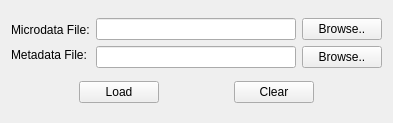
<ui version="4.0" >
 <class>myOpenfileClass</class>
 <widget class="QWidget" name="myOpenfileClass" >
  <property name="geometry" >
   <rect>
    <x>0</x>
    <y>0</y>
    <width>393</width>
    <height>123</height>
   </rect>
  </property>
  <property name="windowTitle" >
   <string>Load file..</string>
  </property>
  <property name="windowIcon" >
   <iconset>
    <normaloff>cornell-bigred.png</normaloff>cornell-bigred.png</iconset>
  </property>
  <layout class="QVBoxLayout" name="verticalLayout_4" >
   <item>
    <layout class="QHBoxLayout" name="horizontalLayout" >
     <item>
      <layout class="QVBoxLayout" name="verticalLayout" >
       <item>
        <widget class="QLabel" name="label_micro" >
         <property name="sizePolicy" >
          <sizepolicy vsizetype="Fixed" hsizetype="Fixed" >
           <horstretch>0</horstretch>
           <verstretch>0</verstretch>
          </sizepolicy>
         </property>
         <property name="text" >
          <string>Microdata File:</string>
         </property>
        </widget>
       </item>
       <item>
        <widget class="QLabel" name="label_meta" >
         <property name="sizePolicy" >
          <sizepolicy vsizetype="Fixed" hsizetype="Fixed" >
           <horstretch>0</horstretch>
           <verstretch>0</verstretch>
          </sizepolicy>
         </property>
         <property name="text" >
          <string>Metadata File:</string>
         </property>
        </widget>
       </item>
      </layout>
     </item>
     <item>
      <layout class="QVBoxLayout" name="verticalLayout_2" >
       <item>
        <widget class="QLineEdit" name="lineEdit_micro" />
       </item>
       <item>
        <widget class="QLineEdit" name="lineEdit_meta" />
       </item>
      </layout>
     </item>
     <item>
      <layout class="QVBoxLayout" name="verticalLayout_3" >
       <item>
        <widget class="QPushButton" name="pushButton_micro_browse" >
         <property name="sizePolicy" >
          <sizepolicy vsizetype="Fixed" hsizetype="Fixed" >
           <horstretch>0</horstretch>
           <verstretch>0</verstretch>
          </sizepolicy>
         </property>
         <property name="text" >
          <string>Browse..</string>
         </property>
        </widget>
       </item>
       <item>
        <widget class="QPushButton" name="pushButton_meta_browse" >
         <property name="sizePolicy" >
          <sizepolicy vsizetype="Fixed" hsizetype="Fixed" >
           <horstretch>0</horstretch>
           <verstretch>0</verstretch>
          </sizepolicy>
         </property>
         <property name="text" >
          <string>Browse..</string>
         </property>
        </widget>
       </item>
      </layout>
     </item>
    </layout>
   </item>
   <item>
    <layout class="QHBoxLayout" name="horizontalLayout_2" >
     <item>
      <spacer name="horizontalSpacer_2" >
       <property name="orientation" >
        <enum>Qt::Horizontal</enum>
       </property>
       <property name="sizeHint" stdset="0" >
        <size>
         <width>40</width>
         <height>20</height>
        </size>
       </property>
      </spacer>
     </item>
     <item>
      <widget class="QPushButton" name="pushButton_ok" >
       <property name="text" >
        <string>Load</string>
       </property>
      </widget>
     </item>
     <item>
      <spacer name="horizontalSpacer" >
       <property name="orientation" >
        <enum>Qt::Horizontal</enum>
       </property>
       <property name="sizeHint" stdset="0" >
        <size>
         <width>68</width>
         <height>21</height>
        </size>
       </property>
      </spacer>
     </item>
     <item>
      <widget class="QPushButton" name="pushButton_clear" >
       <property name="text" >
        <string>Clear</string>
       </property>
      </widget>
     </item>
     <item>
      <spacer name="horizontalSpacer_3" >
       <property name="orientation" >
        <enum>Qt::Horizontal</enum>
       </property>
       <property name="sizeHint" stdset="0" >
        <size>
         <width>40</width>
         <height>20</height>
        </size>
       </property>
      </spacer>
     </item>
    </layout>
   </item>
  </layout>
 </widget>
 <resources/>
 <connections/>
</ui>
